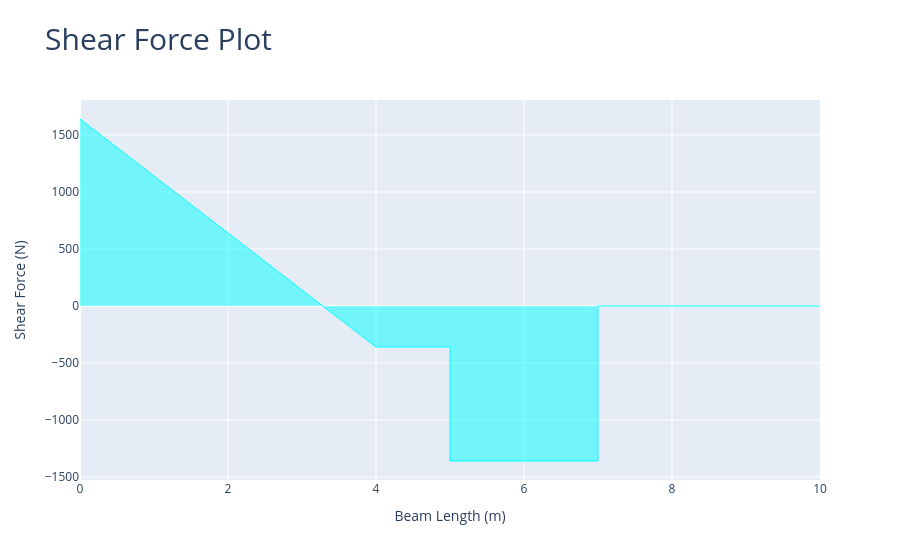

The notebook cell saved with this chart:
### Code cell
cortantes = viga.plot_shear_force()
cortantes

### Figure 1 — Plotly figure (JSON) as saved in the notebook; plotly's stock layout.template omitted (floating-point values rounded to 4 significant figures; data arrays with more than 128 entries replaced by an {"elided": "..."} marker saying what was removed)
{"data": [{"fill": "tozeroy", "hovertemplate": "x: %{x:.3f} %{meta[0]}<br>f(x): %{y:.3f} %{meta[1]}", "line": {"color": "aqua", "width": 1}, "meta": ["m", "N"], "mode": "lines", "name": "Shear Force", "type": "scatter", "x": {"elided": "210 float values"}, "y": {"elided": "210 float values"}}], "layout": {"title": {"font": {"size": 30}, "text": "Shear Force Plot"}, "xaxis": {"title": {"text": "Beam Length (m)"}}, "yaxis": {"title": {"text": "Shear Force (N)"}}}}
